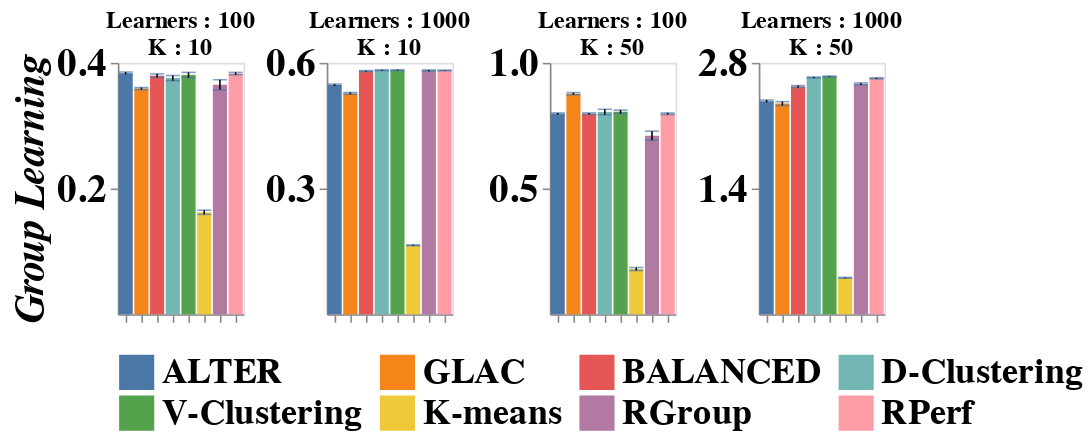

The notebook cell saved with this chart:
### Code cell
alt.hconcat(groups[0], groups[1], spacing=10).configure_title(fontSize=15, offset=-10)
